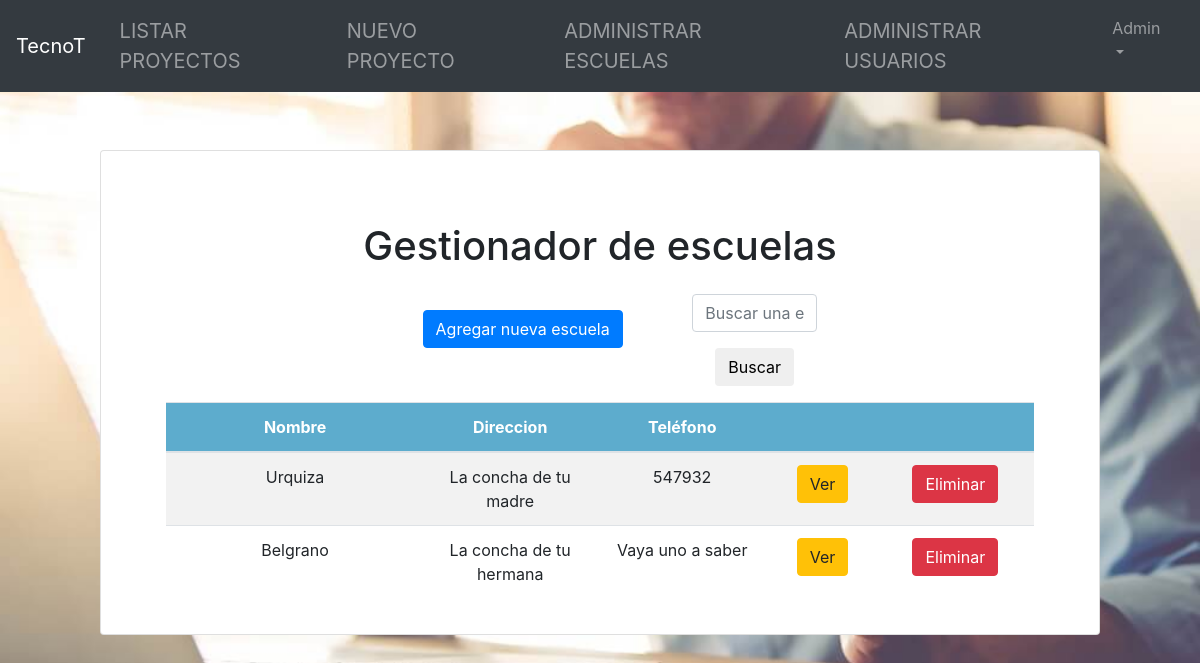
The page /index.php?c=school (signed in) on the database its author committed.
### tables this page shows
CREATE TABLE `users` (
  `uid` int(11) NOT NULL,
  `username` varchar(30) NOT NULL,
  `email` varchar(256) NOT NULL,
  `user_escuela` varchar(255) NOT NULL,
  `password` varchar(256) NOT NULL,
  `role` char(3) DEFAULT '5',
  `user_created_at` datetime DEFAULT CURRENT_TIMESTAMP,
  `user_status` char(3) DEFAULT '1'
);

CREATE TABLE `schools` (
  `school_id` int(11) NOT NULL,
  `school_nombre` text NOT NULL,
  `school_direccion` text NOT NULL,
  `school_telefono` text
);

### model/auth.php (called while the page is built, shortened)
<?php
class auth
{
public function userDetails($uid)
{
    try{
        $db = Database::StartUp();
        $stmt = $db->prepare("SELECT * FROM users WHERE uid=:uid");
        $stmt->bindParam("uid", $uid,PDO::PARAM_INT);
        $stmt->execute();
        $data = $stmt->fetch(PDO::FETCH_OBJ);
        return $data;
    }
    catch(PDOException $e) {
        echo '{"error":{"text":'. $e->getMessage() .'}}';
    }
}
}

### model/database.php (called while the page is built, shortened)
<?php
class Database
{
    public static function StartUp()
    {
        $dbhost=DB_SERVER;
        $dbuser=DB_USERNAME;
        $dbpass=DB_PASSWORD;
        $dbname=DB_DATABASE;
        $pdo = new PDO("mysql:host=$dbhost;dbname=$dbname;charset=utf8", $dbuser, $dbpass);
        $pdo->setAttribute(PDO::ATTR_ERRMODE, PDO::ERRMODE_EXCEPTION);
        return $pdo;
    }
}
?>

### model/school.php (called while the page is built, shortened)
<?php
class school
{
	private $pdo;
    private $db_table_name = "schools";
	public function __CONSTRUCT()
	{
		try
		{
			$this->pdo = Database::StartUp();
		}
		catch(Exception $e)
		{
			die($e->getMessage());
		}
	}
	public function SearchAndList($valueToSearch)
	{
		$search = $valueToSearch;
		if($search != ""){
			try{
				$result = array();
				$stm = $this->pdo->prepare("SELECT * FROM $this->db_table_name WHERE CONCAT(`school_nombre`, `school_direccion`, `school_telefono`) LIKE '%$search%' ");
				$stm->execute();
				return $stm->fetchAll(PDO::FETCH_OBJ);
			}
			catch(Exception $e){
				die($e->getMessage());
			}
		}
		else{
			try{
				$stm = $this->pdo->prepare("SELECT * FROM $this->db_table_name");
				$stm->bindParam(":uid",$uid);
				$stm->execute();
				return $stm->fetchAll(PDO::FETCH_OBJ);
			}
			catch(Exception $e){
				die($e->getMessage());
			}
		}
	}
}

### view/school/school.view.php (the view)
<div class="card col-md-10 offset-md-1" style="margin-top: 150px;">
    <div class="card-body" style="padding-top: 55px;">
        <div class="container-fluid text-center">
        <h1 class="page-header text-center p-3">Gestionador de escuelas</h1>
        <form action="" method="post">
        <div class="row">
            <div class="col-md-3"></div>
            <div class="col-md-4">
                <div class="container p-3">
                    <a class="btn btn-primary pull-right" href="?c=school&a=Edit">Agregar nueva escuela</a>
                </div>
            </div>
            <div class="col-md-2">
                <div class="form-group">
                    <input class="form-control" type="text" name="valueToSearch" placeholder="Buscar una escuela">
                </div>
                <div class="form-group">
                    <input class="btn" type="submit" name="search" value="Buscar">
                </div>
            </div>
        </div>
            <div class="table-responsive container">
                <table class="table table-striped  table-hover" id="tabla">
                    <thead>
                        <tr>
                            <th class="custom-table-1" style="width:180px;">Nombre</th>
                            <th class="custom-table-1" style="width:120px;">Direccion</th>
                            <th class="custom-table-1" style="width:120px;">Teléfono</th>
                            <th class="custom-table-1" style="width:60px;"></th>
                            <th class="custom-table-1" style="width:60px;"></th>
                        </tr>
                    </thead>
                    <tbody>
                    <?php
                    if (isset($_POST['search']))
                    {
                        $valueToSearch = $_POST['valueToSearch'];
                    }
                    else
                    {
                        $valueToSearch = "";
                    }
                    ?>
                    <?php foreach($this->model->SearchAndList($valueToSearch) as $r): ?>
                        <tr>
                            <td><?php echo $r->school_nombre; ?></td>
                            <td><?php echo $r->school_direccion; ?></td>
                            <td><?php echo $r->school_telefono; ?></td>
                            <td>
                                <a  class="btn btn-warning" href="?c=school&a=Edit&school_id=<?php echo $r->school_id; ?>">Ver</a>
                            </td>
                            <td>
                                <a  class="btn btn-danger" onclick="javascript:return confirm('¿Seguro de eliminar este registro?');" href="?c=school&a=Delete&school_id=<?php echo $r->school_id; ?>">Eliminar</a>
                            </td>
                        </tr>
                    <?php endforeach; ?>
                    </tbody>
                </table>
            </div>
        </form>
        </div>
    </div>
</div>
</body>
</html>

### view/menu/menu.admin.view.php (shortened to what this page needs)
<nav class="navbar navbar-expand-md bg-dark navbar-dark justify-content-center fixed-top">
    <a class="navbar-brand" href="index.php">TecnoT</a>
    <div class="collapse navbar-collapse justify-content-center" id="collapsibleNavbar">
      <ul class="navbar-nav">
      <li class="nav-item">
          <a class="nav-item-custom-1 nav-link" href="?c=project">LISTAR PROYECTOS</a>
        </li>
        <li class="nav-item">
          <a class="nav-item-custom-1 nav-link" href="?c=project&a=Edit">NUEVO PROYECTO</a>
        </li>
        <li class="nav-item">
          <a class="nav-item-custom-1 nav-link" href="?c=school">ADMINISTRAR ESCUELAS</a>
        </li>
        <li class="nav-item">
          <a class="nav-item-custom-1 nav-link" href="?c=user">ADMINISTRAR USUARIOS</a>
        </li>
        <li class="nav-item dropdown">
          <a class="nav-link dropdown-toggle" href="#" id="navbarDropdownMenuLink" data-toggle="dropdown" aria-haspopup="true" aria-expanded="false">
            <?php echo $userDetails->username ?>
          </a>
        </li>
      </ul>
    </div>
</nav>

### assets/css/master-style.css (style rules this page uses)
body { background-image: url(../images/bg.jpg); background-attachment: fixed; background-position: center; background-repeat: no-repeat; background-size: cover; }
.custom-table-1 { background-color: #5DACCD; color:#fff }
.nav-item-custom-1 { font-size: 20PX; margin-left: 10px; margin-right: 10px; }

### rows shown on the page
users: username "Admin"
schools: school_nombre "Urquiza", school_direccion "La concha de tu madre", school_telefono "547932"
schools: school_nombre "Belgrano", school_direccion "La concha de tu hermana", school_telefono "Vaya uno a saber"
